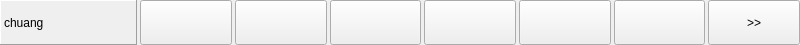
<?xml version="1.0" encoding="UTF-8"?>
<ui version="4.0">
 <class>FormHanziSelector</class>
 <widget class="QWidget" name="FormHanziSelector">
  <property name="geometry">
   <rect>
    <x>0</x>
    <y>0</y>
    <width>800</width>
    <height>45</height>
   </rect>
  </property>
  <property name="windowTitle">
   <string>Form</string>
  </property>
  <layout class="QHBoxLayout" name="horizontalLayout" stretch="15,10,10,10,10,10,10,10">
   <property name="spacing">
    <number>3</number>
   </property>
   <property name="margin">
    <number>0</number>
   </property>
   <item>
    <widget class="QLabel" name="label_pinyin">
     <property name="frameShape">
      <enum>QFrame::Panel</enum>
     </property>
     <property name="frameShadow">
      <enum>QFrame::Raised</enum>
     </property>
     <property name="text">
      <string>chuang</string>
     </property>
    </widget>
   </item>
   <item>
    <widget class="QToolButton" name="toolButton_showHanzi_1">
     <property name="sizePolicy">
      <sizepolicy hsizetype="Preferred" vsizetype="Preferred">
       <horstretch>0</horstretch>
       <verstretch>0</verstretch>
      </sizepolicy>
     </property>
     <property name="focusPolicy">
      <enum>Qt::NoFocus</enum>
     </property>
     <property name="text">
      <string/>
     </property>
    </widget>
   </item>
   <item>
    <widget class="QToolButton" name="toolButton_showHanzi_2">
     <property name="sizePolicy">
      <sizepolicy hsizetype="Preferred" vsizetype="Preferred">
       <horstretch>0</horstretch>
       <verstretch>0</verstretch>
      </sizepolicy>
     </property>
     <property name="focusPolicy">
      <enum>Qt::NoFocus</enum>
     </property>
     <property name="text">
      <string/>
     </property>
    </widget>
   </item>
   <item>
    <widget class="QToolButton" name="toolButton_showHanzi_3">
     <property name="sizePolicy">
      <sizepolicy hsizetype="Preferred" vsizetype="Preferred">
       <horstretch>0</horstretch>
       <verstretch>0</verstretch>
      </sizepolicy>
     </property>
     <property name="focusPolicy">
      <enum>Qt::NoFocus</enum>
     </property>
     <property name="text">
      <string/>
     </property>
    </widget>
   </item>
   <item>
    <widget class="QToolButton" name="toolButton_showHanzi_4">
     <property name="sizePolicy">
      <sizepolicy hsizetype="Preferred" vsizetype="Preferred">
       <horstretch>0</horstretch>
       <verstretch>0</verstretch>
      </sizepolicy>
     </property>
     <property name="focusPolicy">
      <enum>Qt::NoFocus</enum>
     </property>
     <property name="text">
      <string/>
     </property>
    </widget>
   </item>
   <item>
    <widget class="QToolButton" name="toolButton_showHanzi_5">
     <property name="sizePolicy">
      <sizepolicy hsizetype="Preferred" vsizetype="Preferred">
       <horstretch>0</horstretch>
       <verstretch>0</verstretch>
      </sizepolicy>
     </property>
     <property name="focusPolicy">
      <enum>Qt::NoFocus</enum>
     </property>
     <property name="text">
      <string/>
     </property>
    </widget>
   </item>
   <item>
    <widget class="QToolButton" name="toolButton_showHanzi_6">
     <property name="sizePolicy">
      <sizepolicy hsizetype="Preferred" vsizetype="Preferred">
       <horstretch>0</horstretch>
       <verstretch>0</verstretch>
      </sizepolicy>
     </property>
     <property name="focusPolicy">
      <enum>Qt::NoFocus</enum>
     </property>
     <property name="text">
      <string/>
     </property>
    </widget>
   </item>
   <item>
    <widget class="QToolButton" name="toolButton_pagedown">
     <property name="sizePolicy">
      <sizepolicy hsizetype="Preferred" vsizetype="Preferred">
       <horstretch>0</horstretch>
       <verstretch>0</verstretch>
      </sizepolicy>
     </property>
     <property name="focusPolicy">
      <enum>Qt::NoFocus</enum>
     </property>
     <property name="text">
      <string>&gt;&gt;</string>
     </property>
     <property name="icon">
      <iconset resource="keypad.qrc">
       <normaloff>:/new/keypad/picture/keypad/br_down.png</normaloff>:/new/keypad/picture/keypad/br_down.png</iconset>
     </property>
     <property name="iconSize">
      <size>
       <width>24</width>
       <height>24</height>
      </size>
     </property>
     <property name="toolButtonStyle">
      <enum>Qt::ToolButtonIconOnly</enum>
     </property>
    </widget>
   </item>
  </layout>
 </widget>
 <resources>
  <include location="keypad.qrc"/>
 </resources>
 <connections>
  <connection>
   <sender>toolButton_pagedown</sender>
   <signal>clicked()</signal>
   <receiver>FormHanziSelector</receiver>
   <slot>onPageDown()</slot>
   <hints>
    <hint type="sourcelabel">
     <x>755</x>
     <y>24</y>
    </hint>
    <hint type="destinationlabel">
     <x>706</x>
     <y>18</y>
    </hint>
   </hints>
  </connection>
 </connections>
 <slots>
  <slot>onPageDown()</slot>
 </slots>
</ui>
